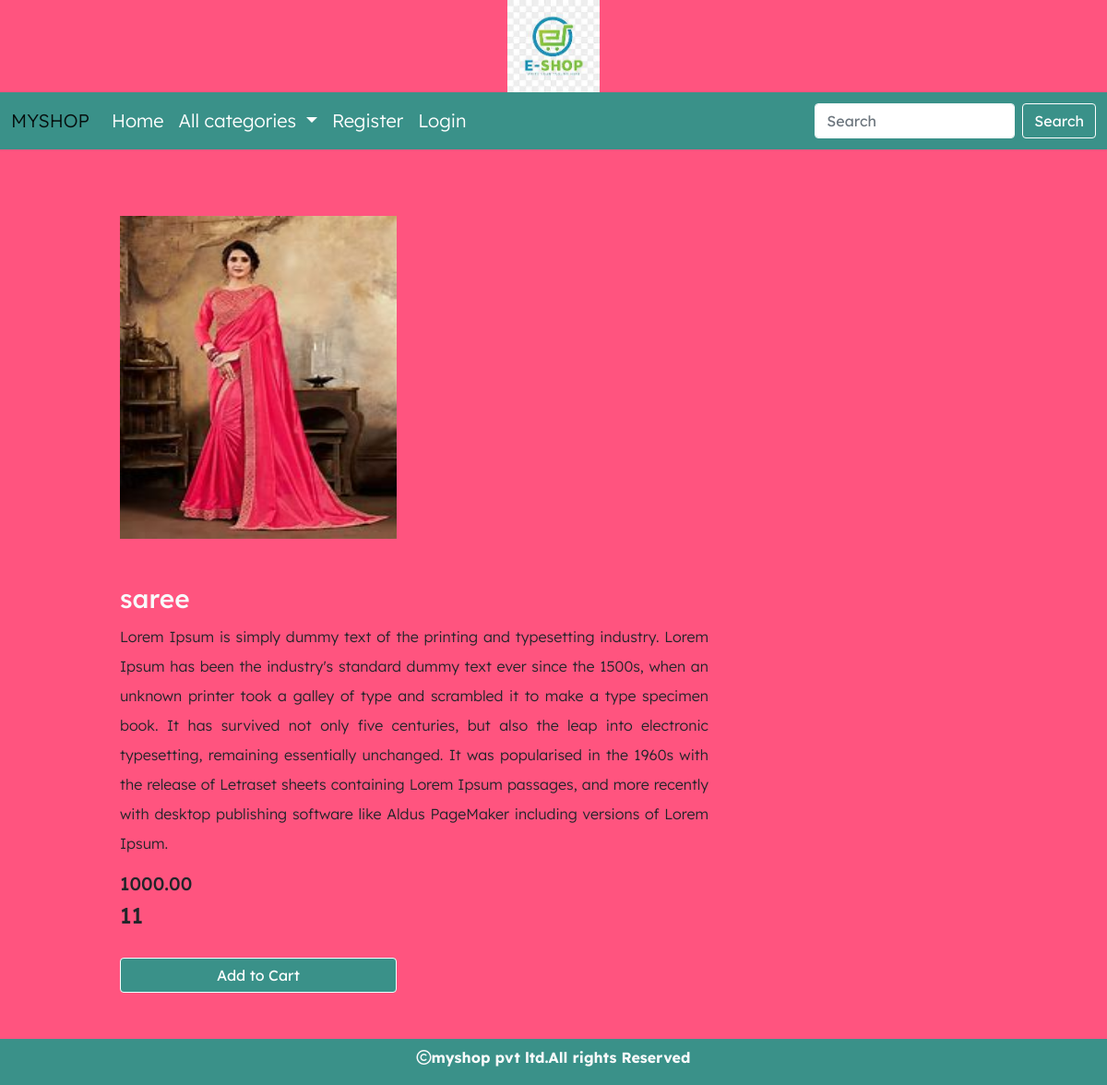
/detail/1, run on the app's committed database.
### shop/models.py (models this page shows, shortened)
class Product(models.Model):
    name=models.CharField(max_length=30)
    desc=models.TextField()
    image=models.ImageField(upload_to='products',null=True,blank=True)
    price=models.DecimalField(max_digits=10,decimal_places=2)
    stock=models.IntegerField()
    available=models.BooleanField(default=True)
    create=models.DateTimeField(auto_now_add=True)#one time
    updated=models.DateTimeField(auto_now=True)#every time we update records
    category=models.ForeignKey(Category,on_delete=models.CASCADE)

### shop/views.py (the view)
# urls.py: path('detail/<int:p>',views.showdetail,name="detail"),
def showdetail(request,p):
    p=Product.objects.get(id=p)
    return render(request,'detail.html',{'p':p})

### cart/context_processors.py (called while the page is built, shortened)
def total(request):
    count=0
    return{'count':count}

### shop/context_processors.py (called while the page is built)
def links(request):
    c=Category.objects.all()
    return {'links':c}

### templates/detail.html
{% extends 'base.html' %}
{% block content %}
<div class="container" style="margin-bottom:100px;">
    <div class="row mt-5">
        <div class="col-4 me-5 pt-3 pb-4" style="padding-left:100px;">
            <img class="mt-2" src="{{p.image.url}}" height="350px" width="300px">
        </div>
        <div class="col-6 me-5 mt-2 pt-3" style="padding-left:100px;width:750px;">
            <h3 class="text-light">{{p.name}}</h3>
            <p style="text-align:justify;line-height:2;">{{p.desc}}</p>
            <h5 class="mt-2">{{p.price}}</h5>
            <h4 class="mt-2">{{p.stock}}</h4>
            {% if user.is_superuser == True %}
            {% if p.stock > 0 %}
            <h3 class="text-light">In Stock</h3>
            <a href="{% url 'admin:index' %}" class="btn btn-secondary mt-4" style="width:300px;">Add Stock</a>
            {% else %}
            <h3 class="text-light">Out of Stock</h3>
            <a href="{% url 'admin:index' %}" class="btn btn-secondary mt-4" style="width:300px;">Add Stock</a>
            {% endif %}
            {% else %}
            {% if p.stock > 0 %}
            <a href="{% url 'cart:addtocart' p.id %}" class="btn btn-secondary mt-4" style="width:300px;">Add to Cart</a>
            {% else %}
            <h3 class="text-danger">Out of stock</h3>
             {% endif %}
            {% endif %}
        </div>
    </div>
</div>
{% endblock %}

### static/css/style.css (style rules this page uses)
body { background-color:#ff547f; font-family: "Lexend Deca", sans-serif; font-optical-sizing: auto; font-weight: 300; font-style: normal; }
.btn-secondary { color:#fff; background-color:#3a9189; border-color:white; }

### data on the page
Product: image (picture), name "saree", desc "Lorem Ipsum is simply dummy text of the printing and typesetting industry. Lorem Ipsum has been the industry's standard dummy text ever since the 1500s, when an unknown printer took a galley of type and scrambled it to make a type specimen book. It has survived not only five centuries, but also the leap into electronic typesetting, remaining essentially unchanged. It was popularised in the 1960s with the release of Letraset sheets containing Lorem Ipsum passages, and more recently with desktop publishing software like Aldus PageMaker including versions of Lorem Ipsum.", price "1000.00", stock "11"
